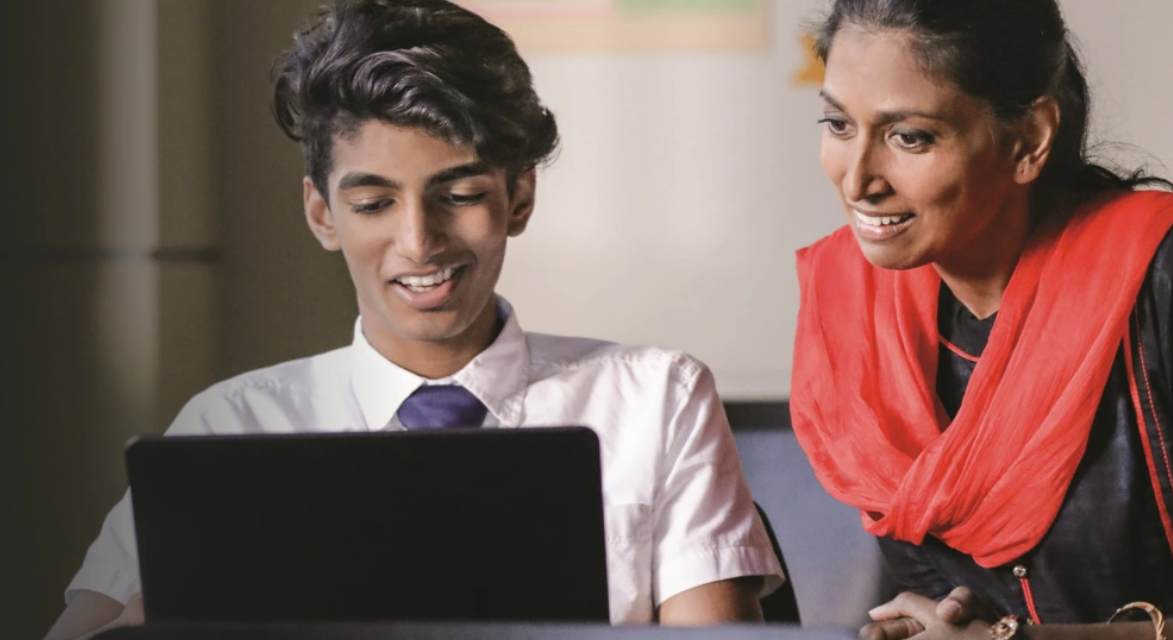
#> input picture asepy/testImage.png, 1173 x 640 px, given in place of the camera
$ python 'pi code.py'
#> lines starting #> are read from the running program, lines starting #| are printed output that depends on the picture; after the words box and inside, x2 and y2 are one past the last pixel; in counts of white or black regions, pixels touching at a corner belong together
import numpy as np
import cv2 as cv
import math
import serial

eyeAngle = [0, 0, 0]

#open serial port
ser = serial.Serial('COM5', 115200)
ser.timeout = 0.02
print(ser.is_open)

#grab capture and save to cap
cap = cv.VideoCapture(0)

#Grab pre-trained face tacking stuffs
face_classifier = cv.CascadeClassifier(
    cv.data.haarcascades + "haarcascade_frontalface_default.xml"
)


#Check if the camera is attached
if not cap.isOpened():
    print("Cannot open camera 3:")
    exit()

while True:
    #If the serial is reabale, read it
    #Okok so what seems to be happeneing is that it this there is stuff to read
    #Then there isn't so it times out n fucks everything up
    #This should be asinc and not blocking
    #thinking I should create a thread that looks at the serial
    #if there is a line then put it into a que
    #then if the que is populated then pop something off
    #read and do stuff
    #and then we win!
    #also should allow serial inputs from python therminal to be copied onto micro controller
    if ser.readable:
        curString = "                                          "#ser.readline().decode('utf-8').strip()
        print(curString)

        #If it is data, parce and set eye angle
        #Check error number
        if curString[:7:] == 'data: ':
            curString = curString[8:]

            print(curString)

            curString = curString.split(', ')

            if not(curString[curString.len() - 1]) == 0:
                print("error number: ")
                print(curString[curString.len() - 1])

            eyeAngle = [curString[0], curString[1], curString[2]]


    #Capture frame by frame
    ret, frame = cap.read()
#> frame is the input picture: shape (640, 1173, 3); mean B, G, R 89.8, 96.3, 121.6

    #if frame is read correctly ret is true
    if not ret:
        print("Can't receive video, exiting")
        break

    gray = cv.cvtColor(frame, cv.COLOR_BGR2GRAY)
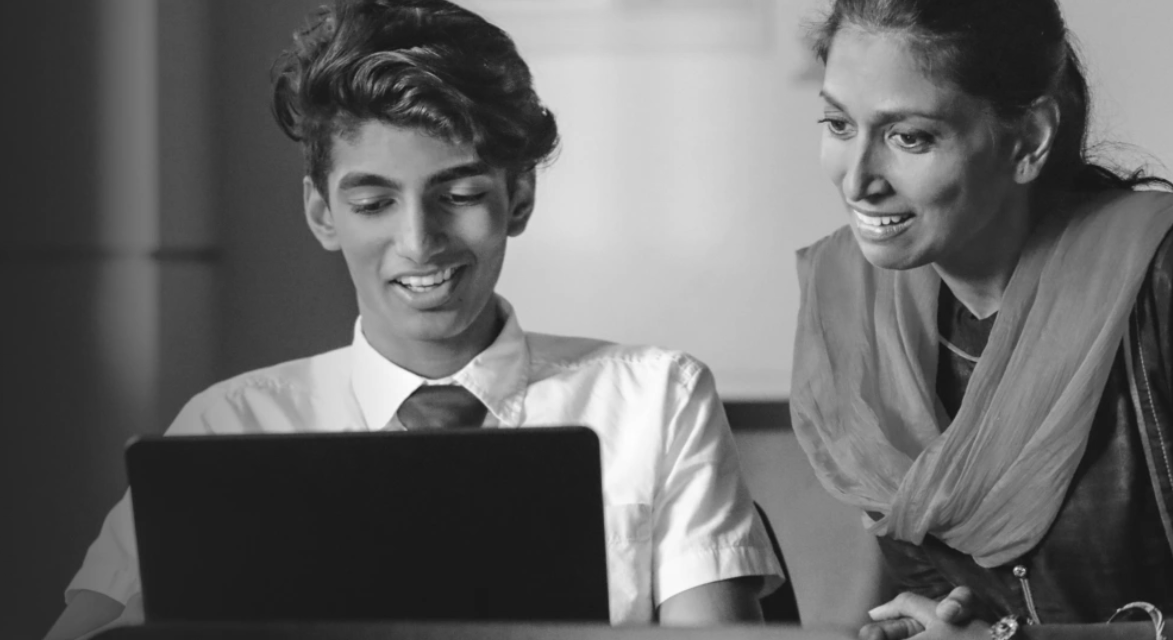
#> gray: shape (640, 1173); min 18, max 253, mean 103.2

    #Rotate the image
    height, width = frame.shape[:2]
#> height = 640; width = 1173
    center = (width // 2, height // 2)
#> center = (586, 320)

    #set perameters
    theta = 45
    scale = 1

    #Setup and perform the rotation
    rotation_matrix = cv.getRotationMatrix2D(center, theta, scale)
    translated_image = cv.warpAffine(frame, rotation_matrix, (width, height))
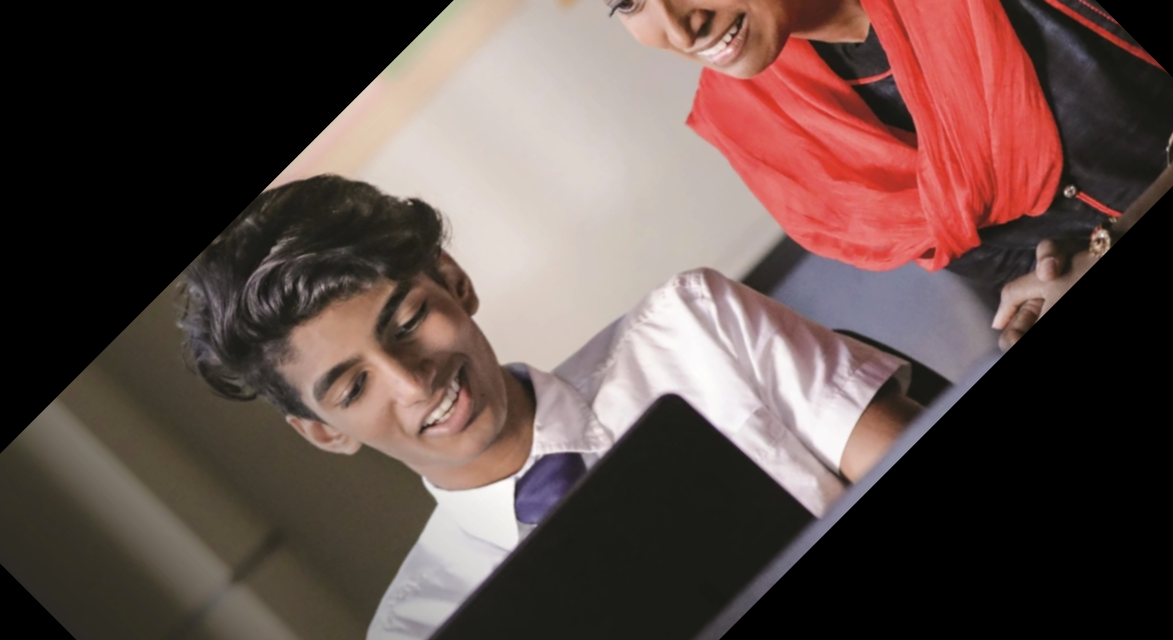
#> translated_image: shape (640, 1173, 3); mean B, G, R 73, 77.3, 96.6

    #Look for faces and save property
    face = face_classifier.detectMultiScale(translated_image, scaleFactor=1.1, minNeighbors=5, minSize=(40, 40))
#> face = [[625, 301, 74, 74]]

    # Draw rectangles around detected faces
    for (x, y, w, h) in face:
        cv.rectangle(translated_image, (x, y), (x + w, y + h), (0, 255, 0), 4)
#> this loop made 1 pass
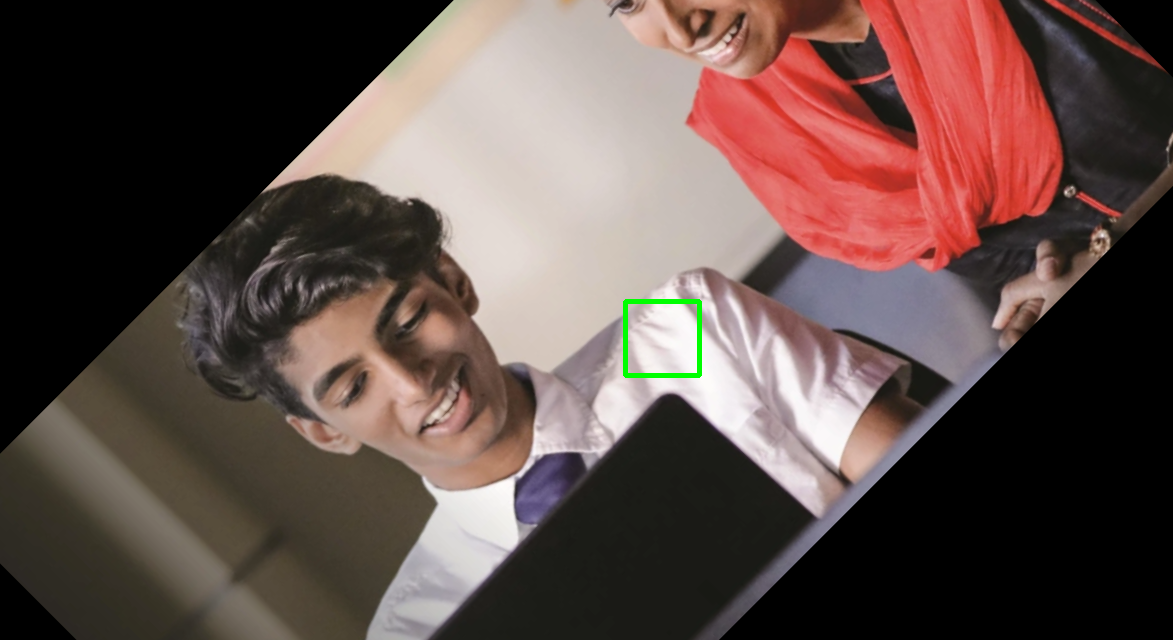
#> translated_image: shape (640, 1173, 3); 0.2% of pixels changed, all inside (x1, y1, x2, y2) = (623, 299, 702, 378)

    cv.imshow('Face Detection', translated_image)

    if cv.waitKey(25) == ord('q'):
#> (key q is pressed here)
        break


cap.release()
cv.destroyAllWindows()
